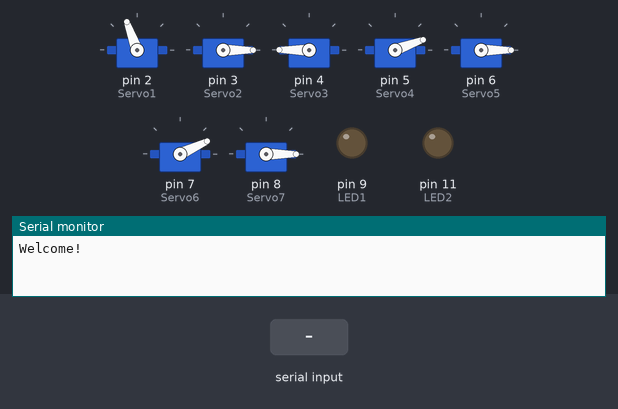
Recording of a sketch running on a simulated Arduino Uno, built with avr-gcc and run on an emulated ATmega328P. Parts: 7 × servo, output pins drawn as LEDs (lit = HIGH), the last lines printed to the serial monitor. Inputs (shaded band) come from the test bench.

Above: at 1.2 s.
1.3 s: "check2\n" received over Serial
At 1.9 s:
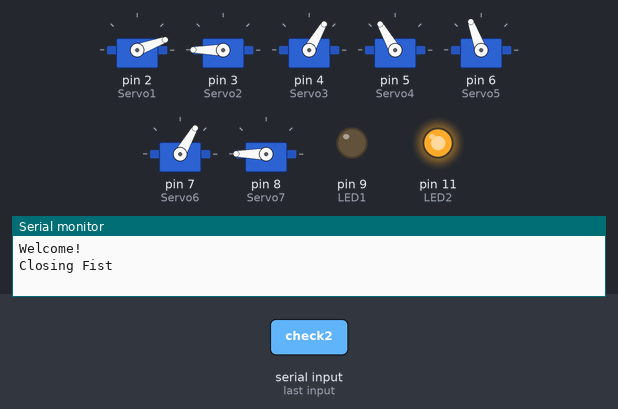
2.8 s: "1\n" received over Serial
At 4.0 s:
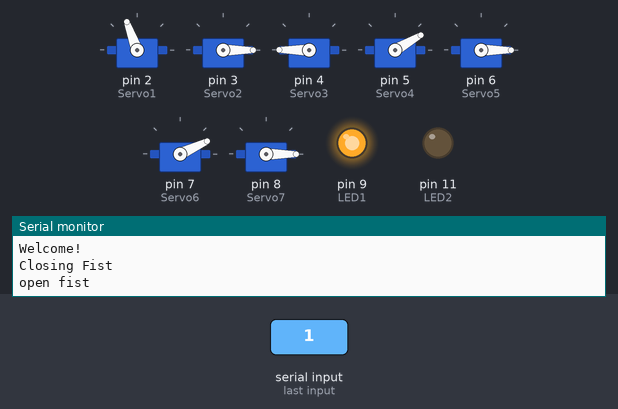
4.3 s: "2\n" received over Serial
At 5.2 s:
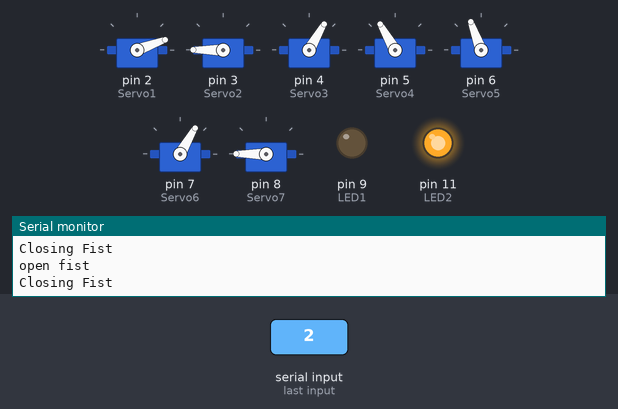
Timing chart, 0 to 7.3 s (numbered marks = the images above; inputs shaded):
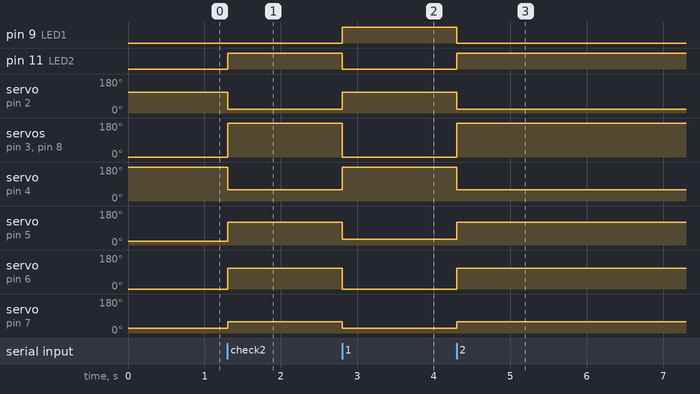

The sketch:

test.ino
```cpp
#include <Servo.h>

//min value = finger is straight
//max value = finger is bend

Servo Servo1; //thumb rotation servo (min = 110, max = 20)
Servo Servo2; //thumb push pull servo (min = 0, max = 180
Servo Servo3; //index finger servo (min = 140, max = 30)
Servo Servo4; //middle finger servo (min = 44, max = 180)
Servo Servo5; //ring finger servo (min = 140, max = 10)
Servo Servo6; //little finger servo (min = 25, max 145)
Servo Servo7; //all fingers push pull servo (min = 0, max = 180)

int increment = 1; //icrement value for the servo's
int pos1; //position Servo1
int pos2; //position Servo2
int pos3; //position Servo3
int pos4; //position Servo4
int pos5; //position Servo5
int pos6; //position Servo6
int pos7; //position Servo7

int LED1 = 9; //LED1 attached to pin 9
int LED2 = 11; // LED2 attached to pin 11
int ledState1; //state of LED1
int ledState2; //state of LED2


void setup()
{
  Servo1.attach(2); //attach Servo1 to pin 2
  Servo2.attach(3); //attach Servo2 to pin 3
  Servo3.attach(4); //attach Servo3 to pin 4
  Servo4.attach(5); //attach Servo4 to pin 5
  Servo5.attach(6); //attach Servo5 to pin 6
  Servo6.attach(7); //attach Servo6 to pin 7
  Servo7.attach(8); //attach Servo7 to pin 8

  Servo1.write(110); //startposition Servo1 (thumb rotation servo)
  Servo2.write(0); //startposition Servo2 (thumb push pull servo)
  Servo3.write(180); //startposition Servo3 (index finger servo)
  Servo4.write(20); //startposition Servo4 (middle finger servo)
  Servo5.write(0); //startposition Servo5 (ring finger servo)
  Servo6.write(25); //startposition Servo6 (little finger servo)
  Servo7.write(0); //startposition Servo7 (all fingers push pull servo)

  pos1 = 110; //position Servo1
  pos2 = 0; //position Servo2
  pos3 = 140; //position Servo3
  pos4 = 44; //position Servo4
  pos5 = 140; //position Servo5
  pos6 = 25; //position Servo6
  pos7 = 0; //position Servo7

  pinMode(LED1, OUTPUT); //set LED1 as OUTPUT
  pinMode(LED2, OUTPUT); //set LED2 as OUTPUT


  Serial.begin(9600);
  Serial.println("Welcome!");

}

void loop()
{
  if(Serial.available()>0){

    int inp=  Serial.parseInt();
    if(inp==2){
      closefist();
    }
  if (inp==1){
    openfist();
  }

  }
}
// one by one movement of fingers
void closefist(){
  Serial.println("Closing Fist");
  Servo1.write(20); //startposition Servo1 (thumb rotation servo)
  Servo2.write(180); //startposition Servo2 (thumb push pull servo)
  Servo3.write(60); //startposition Servo3 (index finger servo)
  Servo4.write(120); //startposition Servo4 (middle finger servo)
  Servo5.write(110); //startposition Servo5 (ring finger servo)
  Servo6.write(60); //startposition Servo6 (little finger servo)
  Servo7.write(180); //startposition Servo7 (all fingers push pull servo)
  digitalWrite(LED1,LOW);
  digitalWrite(LED2,HIGH);

}
void openfist(){
  Serial.println("open fist");
  Servo1.write(110); //startposition Servo1 (thumb rotation servo)
  Servo2.write(0); //startposition Servo2 (thumb push pull servo)
  Servo3.write(180); //startposition Servo3 (index finger servo)
  Servo4.write(30); //startposition Servo4 (middle finger servo)
  Servo5.write(0); //startposition Servo5 (ring finger servo)
  Servo6.write(25); //startposition Servo6 (little finger servo)
  Servo7.write(0); //startposition Servo7 (all fingers push pull servo)
  digitalWrite(LED1,HIGH);
  digitalWrite(LED2,LOW);
}
// simultaneous movement of fingers

// void closefist(){
//   Serial.print("Closing Fist");
//   for(i=1;i<=180;i++){


//   Servo2.write(i); //max Servo2 (thumb push pull servo)180
//   if((140-i)>=30){
//     Servo3.write(140-i); //max Servo3 (index finger servo)30
//   }

//   Servo4.write(44+i); //max Servo4 (middle finger servo)180
//   if((140-i)>=10){
//     Servo5.write(140-i); //max Servo5 (ring finger servo)10

//   }
//   if ((25+i)<=145){
//     Servo6.write(25+i); //max Servo6 (little finger servo)145

//   }


// }
//   digitalWrite(LED1,HIGH);
//   digitalWrite(LED2,LOW);

// }
// void openfist(){
//   Serial.print("check2");
//   for(i=180;i>=0;i--){

//     Servo2.write(i); //startposition Servo2 (thumb push pull servo)
//     if()
//     Servo3.write(140); //startposition Servo3 (index finger servo)
//     Servo4.write(44); //startposition Servo4 (middle finger servo)
//     Servo5.write(140); //startposition Servo5 (ring finger servo)
//     Servo6.write(25); //startposition Servo6 (little finger servo)


//   }


//   digitalWrite(LED1,LOW);
//   digitalWrite(LED2,HIGH);
// }
```

Measured:
- after the input at 1.3 s, pin 11 (LED2): LOW → HIGH at once; servo on pin 2 (Servo1): 110° → 20° at once; servo on pin 3 (Servo2), servo on pin 8 (Servo7): 0° → 180° at once; servo on pin 4 (Servo3): 180° → 60° at once; servo on pin 5 (Servo4): 20° → 120° at once
- after the input at 2.8 s, pin 9 (LED1): LOW → HIGH at once; pin 11 (LED2): HIGH → LOW at once; servo on pin 2 (Servo1): 20° → 110° at once; servo on pin 3 (Servo2), servo on pin 8 (Servo7): 180° → 0° at once; servo on pin 4 (Servo3): 60° → 180° at once
- after the input at 4.3 s, pin 9 (LED1): HIGH → LOW at once; pin 11 (LED2): LOW → HIGH at once; servo on pin 2 (Servo1): 110° → 20° at once; servo on pin 3 (Servo2), servo on pin 8 (Servo7): 0° → 180° at once; servo on pin 4 (Servo3): 180° → 60° at once
